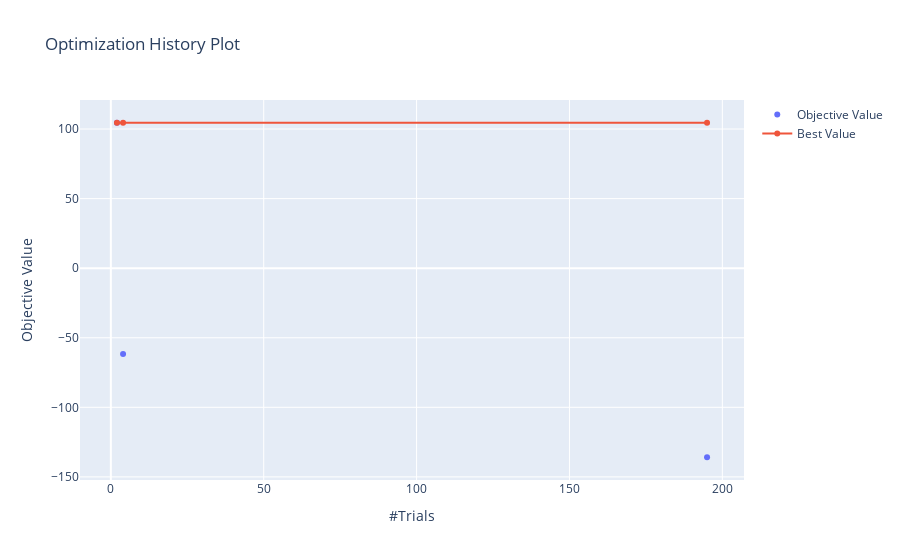

Notebook code for this chart:
### Code cell
plot_optimization_history(study)

### Figure 1 — Plotly figure (JSON) as saved in the notebook; plotly's stock layout.template omitted (floating-point values rounded to 4 significant figures)
{"data": [{"mode": "markers", "name": "Objective Value", "type": "scatter", "x": [2, 4, 195], "y": [104.5, -61.75, -135.9]}, {"name": "Best Value", "type": "scatter", "x": [2, 4, 195], "y": [104.5, 104.5, 104.5]}], "layout": {"autosize": true, "title": {"text": "Optimization History Plot"}, "xaxis": {"autorange": true, "range": [-9.192, 206.2], "title": {"text": "#Trials"}, "type": "linear"}, "yaxis": {"autorange": true, "range": [-153.5, 122.1], "title": {"text": "Objective Value"}, "type": "linear"}}}
